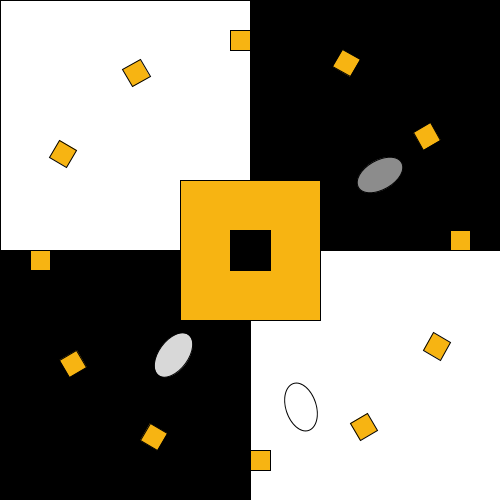
Frame 1 (no input)
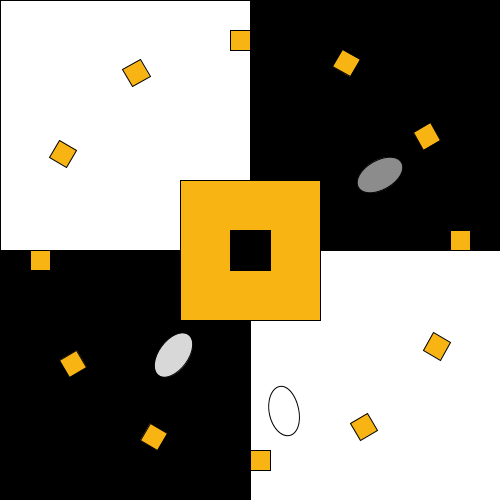
Frame 60 (the mouse pressed at the canvas centre just before this capture)
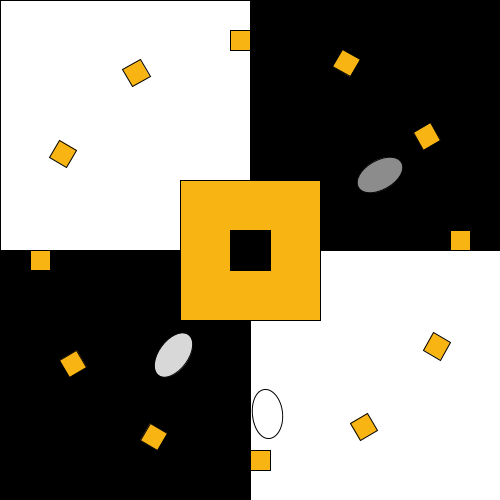
Frame 120 (the mouse held since frame 60 and released just before this capture)

The Processing sketch that drew these frames (run headless with seeded random() and noise(); from frame 60 on, the mouse is pressed at the canvas centre):

// Processing sketch: processing_120364
// ── processing_120364.pde

void setup()
{
  size(500, 500);
  background(#f7b412);
}

void draw()
{
  background(0);
  fill(255);
  rect(250,250,250,250);
  rect(0,0,250,250);
  fill(#f7b412);
  rect(180, 180, 140, 140);
  fill(0);
  rect(230, 230, 40, 40);
  
  translate(width/2,height/2);
  for (int i=0; i<360; i+=30) {
  pushMatrix();
  rotate(radians(i));
  translate(0,200);
  stroke(0);
  fill(#f7b412);
  rect(0,0,20,20);
  popMatrix();
}

{
float min = map(minute(), 0, 60, 0, 360);
pushMatrix();
rotate(radians(min));
stroke(0);
fill(#d8d8d8);
ellipse(0,-130,30,50);
popMatrix();

float sec = map(second(), 0, 60, 0, 360);
pushMatrix();
rotate(radians(sec));
stroke(0);
fill(255);
ellipse(0,-165,30,50);
popMatrix();

float h = map(hour(),0,12,0,360);
pushMatrix();
rotate(radians(h));
stroke(0);
fill(140);
ellipse(0,-150,30,50);
popMatrix();
}
}
  
  
  
  
 
